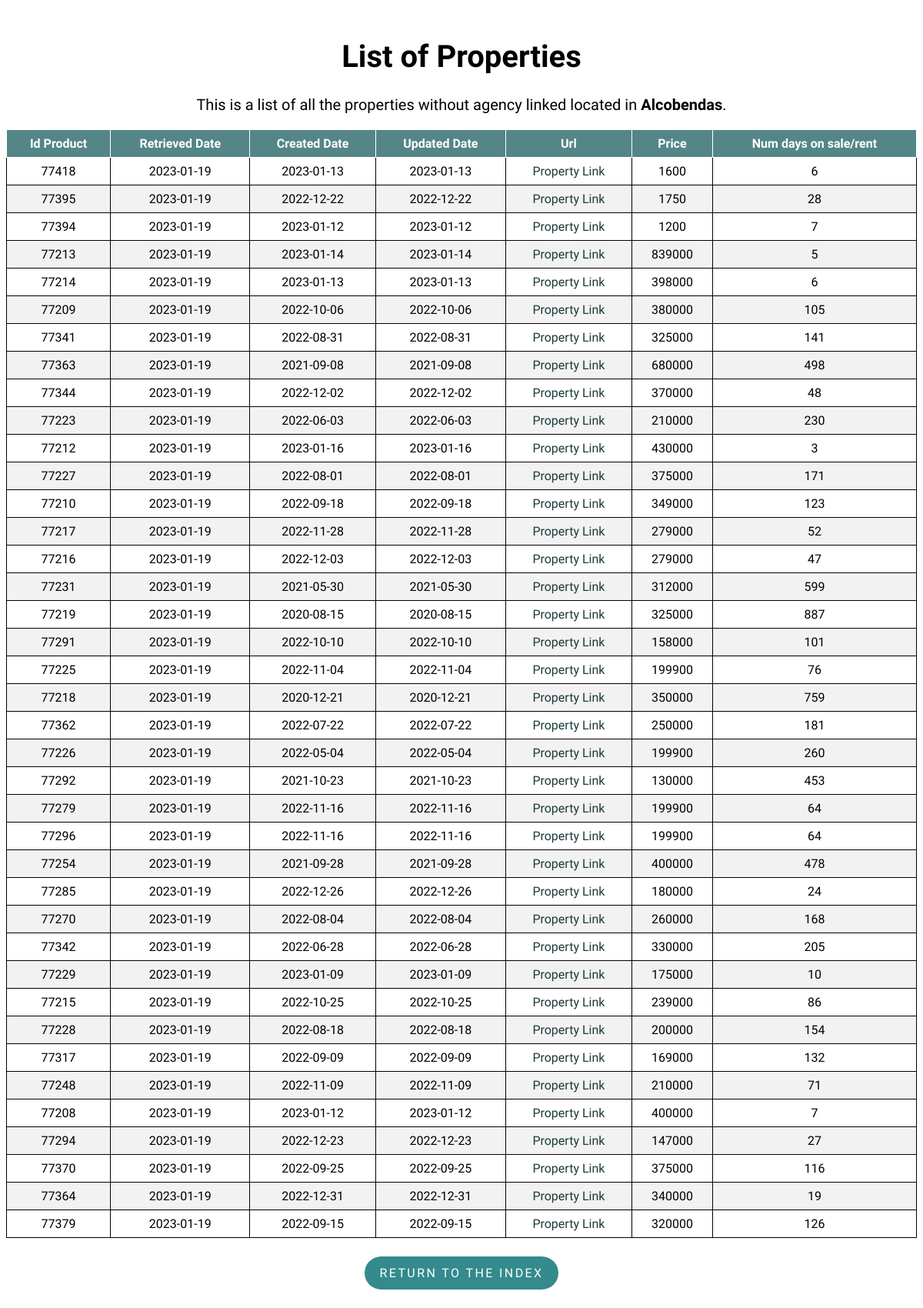
Page /property/Alcobendas on the committed database.
### flask-app/read_db.py (models this page shows)
class Property(db.Model):
    __tablename__ = 'properties'
    id_product = db.Column(db.Integer, primary_key=True)
    retrieved_date = db.Column(db.Date)
    created_date = db.Column(db.Date)
    url = db.Column(db.Text)
    mobile = db.Column(db.Integer)
    agency = db.Column(db.Text)
    real_estate_id = db.Column(db.Integer)
    price = db.Column(db.Integer)
    type_id = db.Column(db.Integer)
    trans_type_id = db.Column(db.Integer)
    location = db.Column(db.Text)
    num_days = db.Column(db.Integer)
    updated_date = db.Column(db.Date)

### flask-app/read_db.py (the view)
@app.route('/property/<location>', methods=['GET', 'POST'])
def property(location):
    properties = Property.query.filter_by(
        type_id=1, location=location).order_by(Property.url).distinct()
    return render_template('list.html', properties=properties, location=location)

### flask-app/templates/list.html (shortened to what this page needs)
<!DOCTYPE html>
<html lang="en">
<head>
    <link rel="stylesheet" type="text/css" href="{{ url_for('static', filename='styles/style.css') }}">
    <link rel="stylesheet" type="text/css" href="{{ url_for('static', filename='styles/tablesort.css') }}">
</head>
<body>
    <h1 class="list_header" style="font-size:40px;">List of Properties</h1>
    <p class="list_header" style="margin-top: 25px;font-size:20px;">This is a list of all the properties without agency linked located in
        <strong>{{ location }}</strong>.
    </p>
    <table class="table table-sortable">
        <thead>
            <tr>
                <th>Id Product</th>
                <th>Retrieved Date</th>
                <th>Created Date</th>
                <th>Updated Date</th>
                <th>Url</th>
                <th>Price</th>
                <th>Num days on sale/rent</th>
            </tr>
        </thead>
        <tbody>
            {% for property in properties %}
            <tr>
                <td>{{ property.id_product }}</td>
                <td>{{ property.retrieved_date }}</td>
                <td>{{ property.created_date }}</td>
                <td>{{ property.updated_date }}</td>
                <td>
                    <a class="property_link" href={{ property.url }}>Property Link</a>
                </td>
                <td><a>{{ property.price }}</a></td>
                <td>{{ property.num_days }}</td>
            </tr>
            {% endfor %}
        </tbody>
    </table>
    <div class = "btn_container">
        <p class="return_btn"><a class = "btn_link" href="{{ url_for('index') }}">Return to the index</a></p>
    </div>
</body>
</html>

### flask-app/static/styles/style.css (style rules this page uses)
body { font-family: 'Muli','Open Sans','Open Sans-fallback',sans-serif; }
table, th, td { border: 1px solid; }
table { width: 100%; border-collapse: collapse; }
th, td { text-align: center; padding: 8px; }
tr:nth-child(even) { background-color: #f2f2f2 }
th { background-color: rgb(84, 134, 135); color: white; }
.index_header, .list_header { margin-top: 50px; text-align: center; }
a.property_link { text-decoration: none; }
a.property_link:link, a.property_link:visited { color: rgb(28, 58, 58); }
.return_btn { display: inline-block; padding: .75rem 1.25rem; border-radius: 10rem; text-transform: uppercase; font-size: 1rem; letter-spacing: .15rem; transition: all .3s; position: relative; overflow: hidden; z-index: 1; background-color: rgb(52, 138, 140); }
.btn_link { text-decoration: none; color: #fff; }
.btn_container { margin-top: 8px; display: flex; justify-content: center; align-items: center; }

### flask-app/static/styles/tablesort.css (style rules this page uses)
.table-sortable th { cursor: pointer; }

### rows in the picture
Property: id_product "77418", retrieved_date "2023-01-19", created_date "2023-01-13", updated_date "2023-01-13", price "1600", num_days "6"
Property: id_product "77395", retrieved_date "2023-01-19", created_date "2022-12-22", updated_date "2022-12-22", price "1750", num_days "28"
Property: id_product "77394", retrieved_date "2023-01-19", created_date "2023-01-12", updated_date "2023-01-12", price "1200", num_days "7"
Property: id_product "77213", retrieved_date "2023-01-19", created_date "2023-01-14", updated_date "2023-01-14", price "839000", num_days "5"
Property: id_product "77214", retrieved_date "2023-01-19", created_date "2023-01-13", updated_date "2023-01-13", price "398000", num_days "6"
Property: id_product "77209", retrieved_date "2023-01-19", created_date "2022-10-06", updated_date "2022-10-06", price "380000", num_days "105"
Property: id_product "77341", retrieved_date "2023-01-19", created_date "2022-08-31", updated_date "2022-08-31", price "325000", num_days "141"
Property: id_product "77363", retrieved_date "2023-01-19", created_date "2021-09-08", updated_date "2021-09-08", price "680000", num_days "498"
Property: id_product "77344", retrieved_date "2023-01-19", created_date "2022-12-02", updated_date "2022-12-02", price "370000", num_days "48"
Property: id_product "77223", retrieved_date "2023-01-19", created_date "2022-06-03", updated_date "2022-06-03", price "210000", num_days "230"
Property: id_product "77212", retrieved_date "2023-01-19", created_date "2023-01-16", updated_date "2023-01-16", price "430000", num_days "3"
Property: id_product "77227", retrieved_date "2023-01-19", created_date "2022-08-01", updated_date "2022-08-01", price "375000", num_days "171"
Property: id_product "77210", retrieved_date "2023-01-19", created_date "2022-09-18", updated_date "2022-09-18", price "349000", num_days "123"
Property: id_product "77217", retrieved_date "2023-01-19", created_date "2022-11-28", updated_date "2022-11-28", price "279000", num_days "52"
Property: id_product "77216", retrieved_date "2023-01-19", created_date "2022-12-03", updated_date "2022-12-03", price "279000", num_days "47"
Property: id_product "77231", retrieved_date "2023-01-19", created_date "2021-05-30", updated_date "2021-05-30", price "312000", num_days "599"
Property: id_product "77219", retrieved_date "2023-01-19", created_date "2020-08-15", updated_date "2020-08-15", price "325000", num_days "887"
Property: id_product "77291", retrieved_date "2023-01-19", created_date "2022-10-10", updated_date "2022-10-10", price "158000", num_days "101"
Property: id_product "77225", retrieved_date "2023-01-19", created_date "2022-11-04", updated_date "2022-11-04", price "199900", num_days "76"
Property: id_product "77218", retrieved_date "2023-01-19", created_date "2020-12-21", updated_date "2020-12-21", price "350000", num_days "759"
Property: id_product "77362", retrieved_date "2023-01-19", created_date "2022-07-22", updated_date "2022-07-22", price "250000", num_days "181"
Property: id_product "77226", retrieved_date "2023-01-19", created_date "2022-05-04", updated_date "2022-05-04", price "199900", num_days "260"
Property: id_product "77292", retrieved_date "2023-01-19", created_date "2021-10-23", updated_date "2021-10-23", price "130000", num_days "453"
Property: id_product "77279", retrieved_date "2023-01-19", created_date "2022-11-16", updated_date "2022-11-16", price "199900", num_days "64"
Property: id_product "77296", retrieved_date "2023-01-19", created_date "2022-11-16", updated_date "2022-11-16", price "199900", num_days "64"
Property: id_product "77254", retrieved_date "2023-01-19", created_date "2021-09-28", updated_date "2021-09-28", price "400000", num_days "478"
Property: id_product "77285", retrieved_date "2023-01-19", created_date "2022-12-26", updated_date "2022-12-26", price "180000", num_days "24"
Property: id_product "77270", retrieved_date "2023-01-19", created_date "2022-08-04", updated_date "2022-08-04", price "260000", num_days "168"
Property: id_product "77342", retrieved_date "2023-01-19", created_date "2022-06-28", updated_date "2022-06-28", price "330000", num_days "205"
Property: id_product "77229", retrieved_date "2023-01-19", created_date "2023-01-09", updated_date "2023-01-09", price "175000", num_days "10"
Property: id_product "77215", retrieved_date "2023-01-19", created_date "2022-10-25", updated_date "2022-10-25", price "239000", num_days "86"
Property: id_product "77228", retrieved_date "2023-01-19", created_date "2022-08-18", updated_date "2022-08-18", price "200000", num_days "154"
Property: id_product "77317", retrieved_date "2023-01-19", created_date "2022-09-09", updated_date "2022-09-09", price "169000", num_days "132"
Property: id_product "77248", retrieved_date "2023-01-19", created_date "2022-11-09", updated_date "2022-11-09", price "210000", num_days "71"
Property: id_product "77208", retrieved_date "2023-01-19", created_date "2023-01-12", updated_date "2023-01-12", price "400000", num_days "7"
Property: id_product "77294", retrieved_date "2023-01-19", created_date "2022-12-23", updated_date "2022-12-23", price "147000", num_days "27"
Property: id_product "77370", retrieved_date "2023-01-19", created_date "2022-09-25", updated_date "2022-09-25", price "375000", num_days "116"
Property: id_product "77364", retrieved_date "2023-01-19", created_date "2022-12-31", updated_date "2022-12-31", price "340000", num_days "19"
Property: id_product "77379", retrieved_date "2023-01-19", created_date "2022-09-15", updated_date "2022-09-15", price "320000", num_days "126"

### other values in the picture
{{ location }} "Alcobendas"
